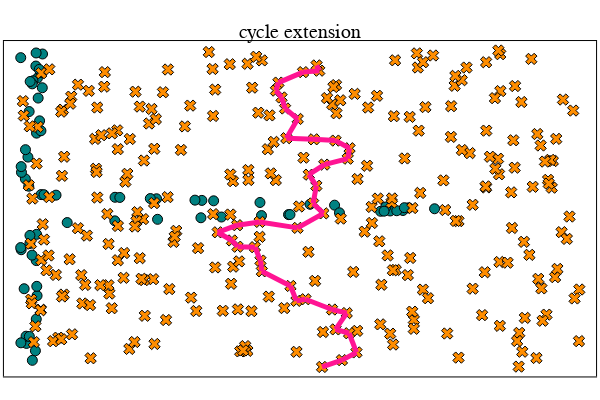

Here is the notebook cell this chart was saved with:
### Code cell
# plot a cycle extension at selected parameter
p = plot_cycle_square_torus(P_2d, Q_2d, cycle = CE_param[0], cycle_loc = "Q", title = "cycle extension",
                                P_markersize = 5, Q_markersize = 5; legend = false)

### Figure 1 — Plotly figure (JSON) as saved in the notebook; plotly's stock layout.template omitted (floating-point values rounded to 4 significant figures; data arrays with more than 128 entries replaced by an {"elided": "..."} marker saying what was removed)
{"data": [{"colorbar": {"title": ""}, "legendgroup": "P", "marker": {"color": "rgba(0, 129, 129, 1.000)", "line": {"color": "rgba(0, 0, 0, 1.000)", "width": 1}, "size": 10, "symbol": "circle"}, "mode": "markers", "name": "P", "showlegend": true, "type": "scatter", "x": [0.0413, 0.1794, 0.167, 0.1763, 0.18, 0.1048, 0.003328, 1.055, 0.1895, 0.2437, 0.1854, 0.06744, 0.05495, 0.1823, 0.06272, 0.1328, 0.008224, 0.2463, 0.09943, 0.1397, 0.08344, 0.01155, 0.002798, 0.0925, 0.008237, 0.1766, 0.1313, 0.1721, 0.2286, 0.2135, 0.1297, 0.1749, 0.106, 0.227, 0.1976, 0.0561, 0.09708, 0.1085, 0.2097, 0.005015, 2.024, 4.124, 3.23, 0.3969, 3.504, 0.5216, 0.2301, 2.99, 4.017, 1.518, 1.947, 4.33, 0.2627, 1.448, 1.109, 2.155, 1.529, 3.558, 2.689, 2.013, 4.619, 1.053, 2.242, 4.266, 4.198, 3.007, 2.672, 4.282, 4.076, 4.056], "xaxis": "x1", "y": [1.568, 4.641, 0.3429, 2.124, 2.642, 2.461, 6.131, 3.374, 5.727, 5.537, 1.432, 0.4885, 3.737, 1.616, 0.6313, 0.1544, 2.339, 6.204, 0.626, 5.674, 4.168, 3.866, 2.381, 3.592, 3.98, 0.9679, 5.614, 5.965, 4.687, 4.883, 2.232, 6.224, 2.621, 5.839, 5.333, 4.314, 5.067, 5.661, 5.9, 0.5006, 3.313, 3.104, 3.236, 3.416, 3.219, 2.875, 3.427, 3.032, 3.097, 3.345, 3.318, 3.166, 3.425, 3.349, 3.371, 3.304, 2.939, 3.068, 3.013, 2.97, 3.148, 2.909, 2.984, 3.113, 3.109, 3.033, 3.272, 3.169, 3.182, 3.1], "yaxis": "y1", "zmax": null, "zmin": null}, {"colorbar": {"title": ""}, "legendgroup": "Q", "marker": {"color": "rgba(255, 141, 0, 1.000)", "line": {"color": "rgba(0, 0, 0, 1.000)", "width": 1}, "size": 10, "symbol": "x"}, "mode": "markers", "name": "Q", "showlegend": true, "type": "scatter", "x": {"elided": "300 float values"}, "xaxis": "x1", "y": {"elided": "300 float values"}, "yaxis": "y1", "zmax": null, "zmin": null}, {"colorbar": {"title": ""}, "legendgroup": "", "line": {"color": "rgba(255, 20, 147, 1.000)", "dash": "solid", "shape": "linear", "width": 5}, "mode": "lines", "name": "", "showlegend": false, "type": "scatter", "x": [3.091, 3.379], "xaxis": "x1", "y": [2.77, 3.056], "yaxis": "y1", "zmax": null, "zmin": null}, {"colorbar": {"title": ""}, "legendgroup": "", "line": {"color": "rgba(255, 20, 147, 1.000)", "dash": "solid", "shape": "linear", "width": 5}, "mode": "lines", "name": "", "showlegend": false, "type": "scatter", "x": [3.216, 3.3], "xaxis": "x1", "y": [3.821, 3.602], "yaxis": "y1", "zmax": null, "zmin": null}, {"colorbar": {"title": ""}, "legendgroup": "", "line": {"color": "rgba(255, 20, 147, 1.000)", "dash": "solid", "shape": "linear", "width": 5}, "mode": "lines", "name": "", "showlegend": false, "type": "scatter", "x": [3.475, 3.64], "xaxis": "x1", "y": [1.158, 1.088], "yaxis": "y1", "zmax": null, "zmin": null}, {"colorbar": {"title": ""}, "legendgroup": "", "line": {"color": "rgba(255, 20, 147, 1.000)", "dash": "solid", "shape": "linear", "width": 5}, "mode": "lines", "name": "", "showlegend": false, "type": "scatter", "x": [3.078, 3.179], "xaxis": "x1", "y": [1.329, 1.361], "yaxis": "y1", "zmax": null, "zmin": null}, {"colorbar": {"title": ""}, "legendgroup": "", "line": {"color": "rgba(255, 20, 147, 1.000)", "dash": "solid", "shape": "linear", "width": 5}, "mode": "lines", "name": "", "showlegend": false, "type": "scatter", "x": [2.912, 2.85], "xaxis": "x1", "y": [5.345, 5.481], "yaxis": "y1", "zmax": null, "zmin": null}, {"colorbar": {"title": ""}, "legendgroup": "", "line": {"color": "rgba(255, 20, 147, 1.000)", "dash": "solid", "shape": "linear", "width": 5}, "mode": "lines", "name": "", "showlegend": false, "type": "scatter", "x": [3.748, 3.586], "xaxis": "x1", "y": [0.3106, 0.1588], "yaxis": "y1", "zmax": null, "zmin": null}, {"colorbar": {"title": ""}, "legendgroup": "", "line": {"color": "rgba(255, 20, 147, 1.000)", "dash": "solid", "shape": "linear", "width": 5}, "mode": "lines", "name": "", "showlegend": false, "type": "scatter", "x": [3.333, 3.303], "xaxis": "x1", "y": [5.874, 5.978], "yaxis": "y1", "zmax": null, "zmin": null}, {"colorbar": {"title": ""}, "legendgroup": "", "line": {"color": "rgba(255, 20, 147, 1.000)", "dash": "solid", "shape": "linear", "width": 5}, "mode": "lines", "name": "", "showlegend": false, "type": "scatter", "x": [3.515, 3.671], "xaxis": "x1", "y": [4.494, 4.342], "yaxis": "y1", "zmax": null, "zmin": null}, {"colorbar": {"title": ""}, "legendgroup": "", "line": {"color": "rgba(255, 20, 147, 1.000)", "dash": "solid", "shape": "linear", "width": 5}, "mode": "lines", "name": "", "showlegend": false, "type": "scatter", "x": [2.877, 2.85], "xaxis": "x1", "y": [5.639, 5.481], "yaxis": "y1", "zmax": null, "zmin": null}, {"colorbar": {"title": ""}, "legendgroup": "", "line": {"color": "rgba(255, 20, 147, 1.000)", "dash": "solid", "shape": "linear", "width": 5}, "mode": "lines", "name": "", "showlegend": false, "type": "scatter", "x": [2.417, 2.668], "xaxis": "x1", "y": [2.823, 2.888], "yaxis": "y1", "zmax": null, "zmin": null}, {"colorbar": {"title": ""}, "legendgroup": "", "line": {"color": "rgba(255, 20, 147, 1.000)", "dash": "solid", "shape": "linear", "width": 5}, "mode": "lines", "name": "", "showlegend": false, "type": "scatter", "x": [2.677, 2.693], "xaxis": "x1", "y": [2.125, 1.913], "yaxis": "y1", "zmax": null, "zmin": null}, {"colorbar": {"title": ""}, "legendgroup": "", "line": {"color": "rgba(255, 20, 147, 1.000)", "dash": "solid", "shape": "linear", "width": 5}, "mode": "lines", "name": "", "showlegend": false, "type": "scatter", "x": [2.359, 2.2], "xaxis": "x1", "y": [2.521, 2.683], "yaxis": "y1", "zmax": null, "zmin": null}, {"colorbar": {"title": ""}, "legendgroup": "", "line": {"color": "rgba(255, 20, 147, 1.000)", "dash": "solid", "shape": "linear", "width": 5}, "mode": "lines", "name": "", "showlegend": false, "type": "scatter", "x": [2.359, 2.421], "xaxis": "x1", "y": [2.521, 2.398], "yaxis": "y1", "zmax": null, "zmin": null}, {"colorbar": {"title": ""}, "legendgroup": "", "line": {"color": "rgba(255, 20, 147, 1.000)", "dash": "solid", "shape": "linear", "width": 5}, "mode": "lines", "name": "", "showlegend": false, "type": "scatter", "x": [3.265, 3.379], "xaxis": "x1", "y": [3.252, 3.056], "yaxis": "y1", "zmax": null, "zmin": null}, {"colorbar": {"title": ""}, "legendgroup": "", "line": {"color": "rgba(255, 20, 147, 1.000)", "dash": "solid", "shape": "linear", "width": 5}, "mode": "lines", "name": "", "showlegend": false, "type": "scatter", "x": [3.389, 3.216], "xaxis": "x1", "y": [4.019, 3.821], "yaxis": "y1", "zmax": null, "zmin": null}, {"colorbar": {"title": ""}, "legendgroup": "", "line": {"color": "rgba(255, 20, 147, 1.000)", "dash": "solid", "shape": "linear", "width": 5}, "mode": "lines", "name": "", "showlegend": false, "type": "scatter", "x": [3.078, 3.012], "xaxis": "x1", "y": [1.329, 1.623], "yaxis": "y1", "zmax": null, "zmin": null}, {"colorbar": {"title": ""}, "legendgroup": "", "line": {"color": "rgba(255, 20, 147, 1.000)", "dash": "solid", "shape": "linear", "width": 5}, "mode": "lines", "name": "", "showlegend": false, "type": "scatter", "x": [3.364, 3.586], "xaxis": "x1", "y": [0.0236, 0.1588], "yaxis": "y1", "zmax": null, "zmin": null}, {"colorbar": {"title": ""}, "legendgroup": "", "line": {"color": "rgba(255, 20, 147, 1.000)", "dash": "solid", "shape": "linear", "width": 5}, "mode": "lines", "name": "", "showlegend": false, "type": "scatter", "x": [3.515, 3.666], "xaxis": "x1", "y": [0.7654, 0.6893], "yaxis": "y1", "zmax": null, "zmin": null}, {"colorbar": {"title": ""}, "legendgroup": "", "line": {"color": "rgba(255, 20, 147, 1.000)", "dash": "solid", "shape": "linear", "width": 5}, "mode": "lines", "name": "", "showlegend": false, "type": "scatter", "x": [3.651, 3.671], "xaxis": "x1", "y": [4.136, 4.342], "yaxis": "y1", "zmax": null, "zmin": null}, {"colorbar": {"title": ""}, "legendgroup": "", "line": {"color": "rgba(255, 20, 147, 1.000)", "dash": "solid", "shape": "linear", "width": 5}, "mode": "lines", "name": "", "showlegend": false, "type": "scatter", "x": [3.333, 3.152], "xaxis": "x1", "y": [5.874, 5.845], "yaxis": "y1", "zmax": null, "zmin": null}, {"colorbar": {"title": ""}, "legendgroup": "", "line": {"color": "rgba(255, 20, 147, 1.000)", "dash": "solid", "shape": "linear", "width": 5}, "mode": "lines", "name": "", "showlegend": false, "type": "scatter", "x": [3.515, 3.273], "xaxis": "x1", "y": [4.494, 4.519], "yaxis": "y1", "zmax": null, "zmin": null}, {"colorbar": {"title": ""}, "legendgroup": "", "line": {"color": "rgba(255, 20, 147, 1.000)", "dash": "solid", "shape": "linear", "width": 5}, "mode": "lines", "name": "", "showlegend": false, "type": "scatter", "x": [2.421, 2.615], "xaxis": "x1", "y": [2.398, 2.389], "yaxis": "y1", "zmax": null, "zmin": null}, {"colorbar": {"title": ""}, "legendgroup": "", "line": {"color": "rgba(255, 20, 147, 1.000)", "dash": "solid", "shape": "linear", "width": 5}, "mode": "lines", "name": "", "showlegend": false, "type": "scatter", "x": [3.389, 3.651], "xaxis": "x1", "y": [4.019, 4.136], "yaxis": "y1", "zmax": null, "zmin": null}, {"colorbar": {"title": ""}, "legendgroup": "", "line": {"color": "rgba(255, 20, 147, 1.000)", "dash": "solid", "shape": "linear", "width": 5}, "mode": "lines", "name": "", "showlegend": false, "type": "scatter", "x": [2.912, 2.952], "xaxis": "x1", "y": [5.345, 5.127], "yaxis": "y1", "zmax": null, "zmin": null}, {"colorbar": {"title": ""}, "legendgroup": "", "line": {"color": "rgba(255, 20, 147, 1.000)", "dash": "solid", "shape": "linear", "width": 5}, "mode": "lines", "name": "", "showlegend": false, "type": "scatter", "x": [2.966, 3.273], "xaxis": "x1", "y": [4.541, 4.519], "yaxis": "y1", "zmax": null, "zmin": null}, {"colorbar": {"title": ""}, "legendgroup": "", "line": {"color": "rgba(255, 20, 147, 1.000)", "dash": "solid", "shape": "linear", "width": 5}, "mode": "lines", "name": "", "showlegend": false, "type": "scatter", "x": [3.475, 3.179], "xaxis": "x1", "y": [1.158, 1.361], "yaxis": "y1", "zmax": null, "zmin": null}, {"colorbar": {"title": ""}, "legendgroup": "", "line": {"color": "rgba(255, 20, 147, 1.000)", "dash": "solid", "shape": "linear", "width": 5}, "mode": "lines", "name": "", "showlegend": false, "type": "scatter", "x": [2.952, 3.093], "xaxis": "x1", "y": [5.127, 4.921], "yaxis": "y1", "zmax": null, "zmin": null}, {"colorbar": {"title": ""}, "legendgroup": "", "line": {"color": "rgba(255, 20, 147, 1.000)", "dash": "solid", "shape": "linear", "width": 5}, "mode": "lines", "name": "", "showlegend": false, "type": "scatter", "x": [3.3, 3.265], "xaxis": "x1", "y": [3.602, 3.252], "yaxis": "y1", "zmax": null, "zmin": null}, {"colorbar": {"title": ""}, "legendgroup": "", "line": {"color": "rgba(255, 20, 147, 1.000)", "dash": "solid", "shape": "linear", "width": 5}, "mode": "lines", "name": "", "showlegend": false, "type": "scatter", "x": [2.877, 3.152], "xaxis": "x1", "y": [5.639, 5.845], "yaxis": "y1", "zmax": null, "zmin": null}, {"colorbar": {"title": ""}, "legendgroup": "", "line": {"color": "rgba(255, 20, 147, 1.000)", "dash": "solid", "shape": "linear", "width": 5}, "mode": "lines", "name": "", "showlegend": false, "type": "scatter", "x": [2.677, 2.615], "xaxis": "x1", "y": [2.125, 2.389], "yaxis": "y1", "zmax": null, "zmin": null}, {"colorbar": {"title": ""}, "legendgroup": "", "line": {"color": "rgba(255, 20, 147, 1.000)", "dash": "solid", "shape": "linear", "width": 5}, "mode": "lines", "name": "", "showlegend": false, "type": "scatter", "x": [2.417, 2.2], "xaxis": "x1", "y": [2.823, 2.683], "yaxis": "y1", "zmax": null, "zmin": null}, {"colorbar": {"title": ""}, "legendgroup": "", "line": {"color": "rgba(255, 20, 147, 1.000)", "dash": "solid", "shape": "linear", "width": 5}, "mode": "lines", "name": "", "showlegend": false, "type": "scatter", "x": [2.668, 3.091], "xaxis": "x1", "y": [2.888, 2.77], "yaxis": "y1", "zmax": null, "zmin": null}, {"colorbar": {"title": ""}, "legendgroup": "", "line": {"color": "rgba(255, 20, 147, 1.000)", "dash": "solid", "shape": "linear", "width": 5}, "mode": "lines", "name": "", "showlegend": false, "type": "scatter", "x": [3.515, 3.64], "xaxis": "x1", "y": [0.7654, 1.088], "yaxis": "y1", "zmax": null, "zmin": null}, {"colorbar": {"title": ""}, "legendgroup": "", "line": {"color": "rgba(255, 20, 147, 1.000)", "dash": "solid", "shape": "linear", "width": 5}, "mode": "lines", "name": "", "showlegend": false, "type": "scatter", "x": [2.966, 3.093], "xaxis": "x1", "y": [4.541, 4.921], "yaxis": "y1", "zmax": null, "zmin": null}, {"colorbar": {"title": ""}, "legendgroup": "", "line": {"color": "rgba(255, 20, 147, 1.000)", "dash": "solid", "shape": "linear", "width": 5}, "mode": "lines", "name": "", "showlegend": false, "type": "scatter", "x": [3.012, 2.693], "xaxis": "x1", "y": [1.623, 1.913], "yaxis": "y1", "zmax": null, "zmin": null}, {"colorbar": {"title": ""}, "legendgroup": "", "line": {"color": "rgba(255, 20, 147, 1.000)", "dash": "solid", "shape": "linear", "width": 5}, "mode": "lines", "name": "", "showlegend": false, "type": "scatter", "x": [3.748, 3.666], "xaxis": "x1", "y": [0.3106, 0.6893], "yaxis": "y1", "zmax": null, "zmin": null}], "layout": {"annotations": [{"font": {"color": "rgba(0, 0, 0, 1.000)", "family": "sans-serif", "size": 20}, "rotation": 0, "showarrow": false, "text": "cycle extension", "x": 0.5, "xanchor": "center", "xref": "paper", "y": 1, "yanchor": "top", "yref": "paper"}], "height": 400, "margin": {"b": 20, "l": 0, "r": 0, "t": 20}, "paper_bgcolor": "rgba(255, 255, 255, 1.000)", "plot_bgcolor": "rgba(255, 255, 255, 1.000)", "showlegend": false, "width": 600, "xaxis": {"anchor": "y1", "domain": [0.006562, 0.9934], "gridcolor": "rgba(0, 0, 0, 0.100)", "gridwidth": 0.5, "linecolor": "rgba(0, 0, 0, 1.000)", "mirror": true, "range": [-0.1841, 6.42], "showgrid": true, "showline": true, "showticklabels": true, "tickangle": 0, "tickcolor": "rgb(0, 0, 0)", "tickfont": {"color": "rgba(0, 0, 0, 1.000)", "family": "sans-serif", "size": 11}, "tickmode": "array", "ticks": "inside", "ticktext": [], "tickvals": [], "title": "", "titlefont": {"color": "rgba(0, 0, 0, 1.000)", "family": "sans-serif", "size": 15}, "type": "-", "visible": true, "zeroline": false, "zerolinecolor": "rgba(0, 0, 0, 1.000)"}, "yaxis": {"anchor": "x1", "domain": [0.009843, 0.9415], "gridcolor": "rgba(0, 0, 0, 0.100)", "gridwidth": 0.5, "linecolor": "rgba(0, 0, 0, 1.000)", "mirror": true, "range": [-0.1638, 6.459], "showgrid": true, "showline": true, "showticklabels": true, "tickangle": 0, "tickcolor": "rgb(0, 0, 0)", "tickfont": {"color": "rgba(0, 0, 0, 1.000)", "family": "sans-serif", "size": 11}, "tickmode": "array", "ticks": "inside", "ticktext": [], "tickvals": [], "title": "", "titlefont": {"color": "rgba(0, 0, 0, 1.000)", "family": "sans-serif", "size": 15}, "type": "-", "visible": true, "zeroline": false, "zerolinecolor": "rgba(0, 0, 0, 1.000)"}}}
